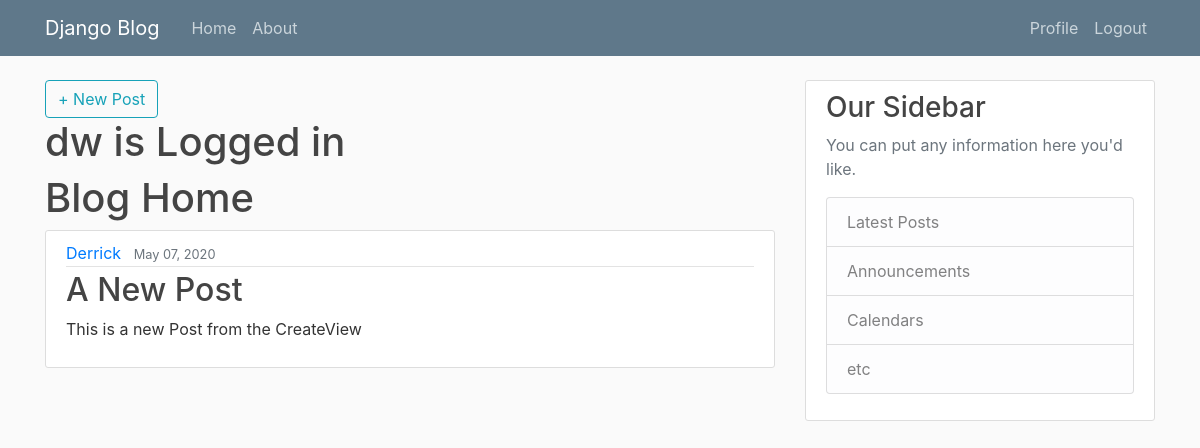
Screenshot of /post/3 (signed in) with the database file from the repository.
### Postapp/models.py (models this page shows, shortened)
class Post(models.Model):
    title = models.CharField(max_length=100)
    content = models.TextField()
    date_posted = models.DateTimeField(default=timezone.now)
    author = models.ForeignKey(User, on_delete=models.CASCADE)

### Postapp/views.py (the view)
class DetailPost(LoginRequiredMixin, DetailView):
    model = Post
    template_name = 'Postapp/post_detail.html'

### Postapp/templates/Postapp/post_detail.html
{% extends 'Postapp/base.html' %}
{% block content %}
<h1>Blog Home</h1>
<article class="media content-section">
    <div class="media-body">
        <div class="article-metadata">
            <a class="mr-2" href="{% url 'user-posts' post.author.username %}">{{ object.author }}</a>
            <small class="text-muted">{{ object.date_posted|date:"F d, Y" }}</small>
        </div>
        <h2 class="article-title">{{ object.title }}</h2>
        <p class="article-content">{{ object.content }}</p>
    </div>
</article>
{% endblock content %}

### Postapp/templates/Postapp/base.html (shortened to what this page needs)
{% load static %}
<!DOCTYPE html>
<html lang="en">
<head>
    <link rel="stylesheet" href="https://maxcdn.bootstrapcdn.com/bootstrap/4.0.0/css/bootstrap.min.css"
>
    <link rel="stylesheet" type="text/css" href="{% static 'Postapp/main.css' %}">
</head>
<body>
    <header class="site-header">
        <nav class="navbar navbar-expand-md navbar-dark bg-steel fixed-top">
            <div class="container">
                <a class="navbar-brand mr-4" href="#"">Django Blog</a>
                <div class="collapse navbar-collapse" id="navbarToggle">
                    <div class="navbar-nav mr-auto">
                        <a class="nav-item nav-link" href="{% url 'home' %}">Home</a>
                        <a class="nav-item nav-link" href="{% url 'about' %}">About</a>
                    </div>
                    <div class="navbar-nav">
                            {% if user.is_authenticated %}
                                <a class="nav-item nav-link" href="{% url 'profile' %}">Profile</a>
                                <a class="nav-item nav-link" href="{% url 'logout' %}">Logout</a>
                            {% else %}
                            <a class="nav-item nav-link" href="{% url 'login' %}">Login</a>
                            <a class="nav-item nav-link" href="{% url 'register' %}">Register</a>
                            {% endif %}
                    </div>
                </div>
            </div>
        </nav>
    </header>
    <main role="main" class="container">
        <div class="row">
            <div class="col-md-8">
                <a class="btn btn-outline-info" href="{% url 'createpost' %}">+ New Post</a>
                <h2 class="account-heading">{{ user.username }} is Logged in </h2>
                {% block content %}{% endblock %}
            </div>
            <div class="col-md-4">
                <div class="content-section">
                    <h3>Our Sidebar</h3>
                    <p class='text-muted'>You can put any information here you'd like.
                        <ul class="list-group">
                            <li class="list-group-item list-group-item-light">Latest Posts</li>
                            <li class="list-group-item list-group-item-light">Announcements</li>
                            <li class="list-group-item list-group-item-light">Calendars</li>
                            <li class="list-group-item list-group-item-light">etc</li>
                        </ul>
                    </p>
                </div>
            </div>
        </div>
    </main>
</body>
</html>

### Postapp/static/Postapp/main.css (style rules this page uses)
body { background: #fafafa; color: #333333; margin-top: 5rem; }
h1, h2, h3, h4, h5, h6 { color: #444444; }
ul { margin: 0; }
.bg-steel { background-color: #5f788a; }
.site-header .navbar-nav .nav-link { color: #cbd5db; }
.content-section { background: #ffffff; padding: 10px 20px; border: 1px solid #dddddd; border-radius: 3px; margin-bottom: 20px; }
.article-title { color: #444444; }
.article-content { white-space: pre-line; }
.article-metadata { padding-bottom: 1px; margin-bottom: 4px; border-bottom: 1px solid #e3e3e3 }
.account-heading { font-size: 2.5rem; }

### rows the page displays
Post: author "Derrick", date_posted "May 07, 2020", title "A New Post", content "This is a new Post from the CreateView"

### other values shown
{{ user.username }} "dw"
